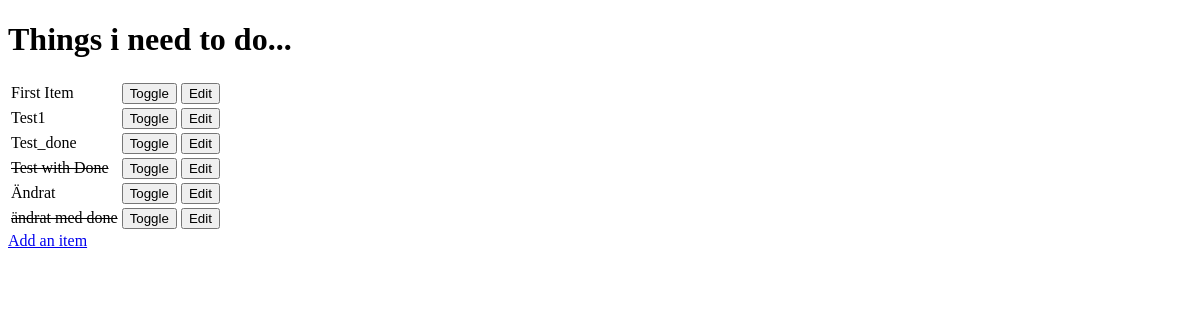
/, run on an earlier commit of the app's database.
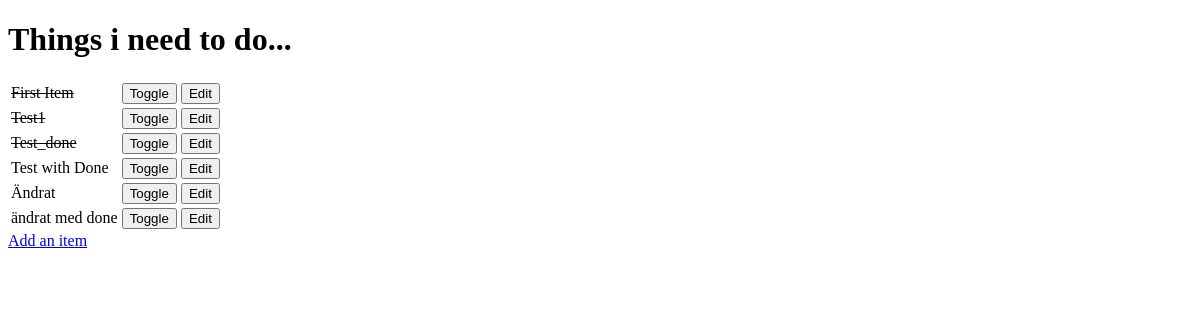
And on a later commit of the database.
### todo/models.py (models this page shows, shortened)
class Item(models.Model):
    name = models.CharField(max_length=30, blank=False)
    done = models.BooleanField(blank=False, default=False)

### todo/views.py (the view)
# urls.py: url(r'^$', get_todo_list),
def get_todo_list(request):
    results = Item.objects.all()
    return render(request, 'todo_list.html', {'items': results})

### todo/templates/todo_list.html (shortened to what this page needs)
<!DOCTYPE html>
<html>
<head>
</head>
<body>
<h1>Things i need to do...</h1>
<table>
{%for item in items%}
<tr>
{%if item.done%}
<td><strike>{{item.name}}</strike></td>
{%else%}
<td>{{item.name}}</td>
{%endif%}
<td>
<form method="POST" action="toggle/{{ item.id }}">{% csrf_token %}
<input type="submit" value="Toggle"> </form>
</td>
<td>
<form method="GET" action="edit/{{ item.id }}"><input type="submit" value="Edit"> </form>
</td>
</tr>
{% empty %}
<p>You have nothing to do.</p>
{%endfor%}
</table>
<a href="add">Add an item</a>
</body>
</html>

What changed in the data, as far as the page shows it:
changed Item "First Item": done False → True (drawn)
changed Item "Test1": done False → True (drawn)
changed Item "Test_done": done False → True (drawn)
changed Item "Test with Done": done True → False (drawn)
changed Item "ändrat med done": done True → False (drawn)
